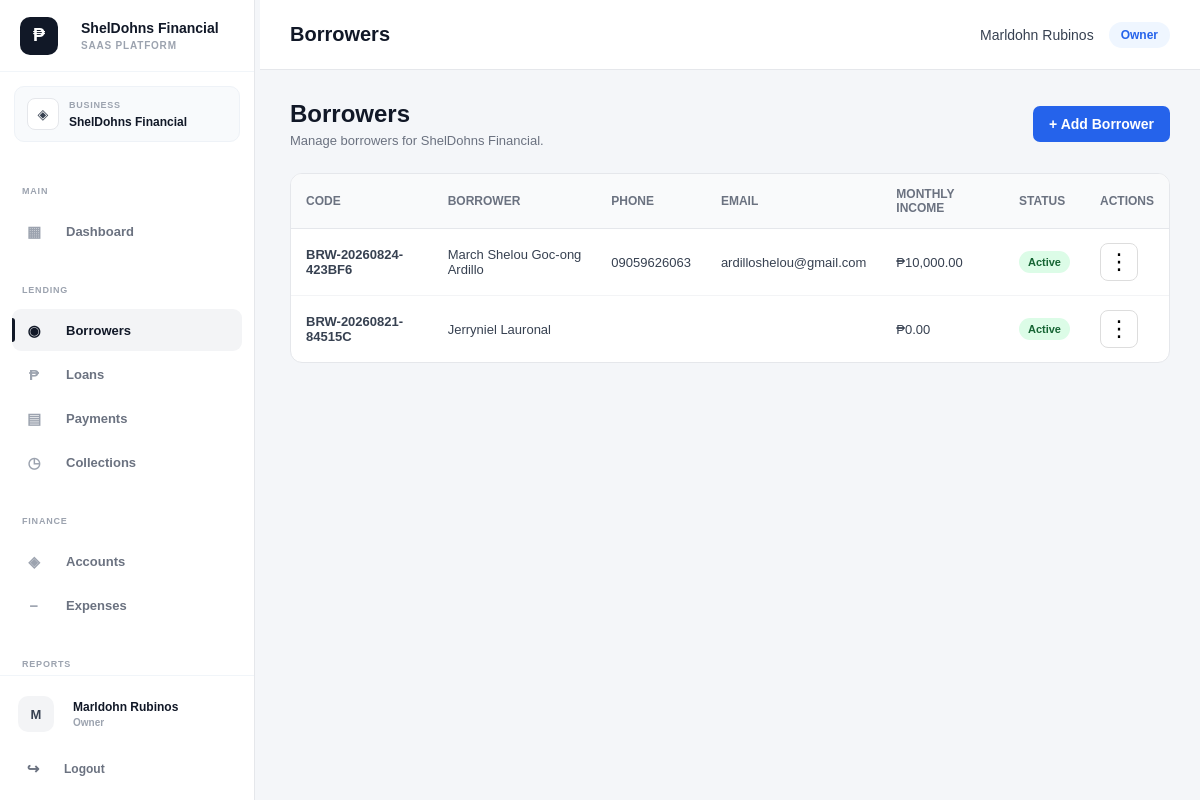
/public/index.php?url=borrowers (signed in), run on the app's committed database.
### tables this page shows
CREATE TABLE `borrowers` (
  `id` int(10) UNSIGNED NOT NULL,
  `business_id` int(10) UNSIGNED NOT NULL,
  `borrower_code` varchar(50) NOT NULL,
  `first_name` varchar(100) NOT NULL,
  `middle_name` varchar(100) DEFAULT NULL,
  `last_name` varchar(100) NOT NULL,
  `email` varchar(150) DEFAULT NULL,
  `phone` varchar(30) DEFAULT NULL,
  `date_of_birth` date DEFAULT NULL,
  `gender` enum('male','female','other') DEFAULT NULL,
  `address` text DEFAULT NULL,
  `city` varchar(100) DEFAULT NULL,
  `province` varchar(100) DEFAULT NULL,
  `postal_code` varchar(20) DEFAULT NULL,
  `occupation` varchar(150) DEFAULT NULL,
  `employer` varchar(150) DEFAULT NULL,
  `monthly_income` decimal(15,2) DEFAULT 0.00,
  `status` enum('active','inactive','blacklisted') NOT NULL DEFAULT 'active',
  `notes` text DEFAULT NULL,
  `created_by` int(10) UNSIGNED DEFAULT NULL,
  `created_at` timestamp NOT NULL DEFAULT current_timestamp(),
  `updated_at` timestamp NOT NULL DEFAULT current_timestamp() ON UPDATE current_timestamp()
);

### app/controllers/BorrowerController.php (called while the page is built, shortened)
<?php
class BorrowerController
{
    private Borrower $borrower;
    public function __construct()
    {
        $this->borrower = new Borrower();
    }
    private function requireBusiness(): int
    {
        $businessId = Auth::businessId();
        return (int)$businessId;
    }
    public function index(): void
    {
        $businessId = $this->requireBusiness();
        $user = Auth::user();
        $business = Auth::business();
        $tenantRole = Auth::tenantRole();
        $borrowers =
            $this->borrower
                ->getAllByBusiness(
                    $businessId
                );
        require APP_PATH .
            '/views/borrowers/index.php';
    }
}

### app/core/Auth.php (called while the page is built, shortened)
<?php
class Auth
{
    public static function check(): bool
    {
        return !empty($_SESSION['authenticated']);
    }
    public static function user(): ?array
    {
        return $_SESSION['user'] ?? null;
    }
    public static function businessId(): ?int
    {
        return (int) $_SESSION['business_id'];
    }
    public static function business(): ?array
    {
        return $_SESSION['business'] ?? null;
    }
    public static function tenantRole(): ?string
    {
        return $_SESSION['tenant_role'] ?? null;
    }
}

### app/core/Database.php (called while the page is built, shortened)
<?php
class Database
{
    private static ?PDO $instance = null;
    public static function getInstance(): PDO
    {
        if (self::$instance === null) {
            $host = '127.0.0.1';
            $port = '3306';
            $database = 'loan_management_db';
            $username = 'root';
            $password = '';
            $dsn = "mysql:host={$host};port={$port};dbname={$database};charset=utf8mb4";
            try {
                self::$instance = new PDO(
                    $dsn,
                    $username,
                    $password,
                    [
                        PDO::ATTR_ERRMODE => PDO::ERRMODE_EXCEPTION,
                        PDO::ATTR_DEFAULT_FETCH_MODE =>
                            PDO::FETCH_ASSOC,
                        PDO::ATTR_EMULATE_PREPARES => false
                    ]
                );
            } catch (PDOException $e) {
                die(
                    'Database connection failed: ' .
                    $e->getMessage()
                );
            }
        }
        return self::$instance;
    }
}

### app/models/Borrower.php (called while the page is built, shortened)
<?php
class Borrower
{
    private PDO $db;
    public function __construct()
    {
        $this->db =
            Database::getInstance();
    }
    public function getAllByBusiness(
        int $businessId
    ): array {
        $sql = "
            SELECT
                id,
                business_id,
                borrower_code,
                first_name,
                middle_name,
                last_name,
                email,
                phone,
                date_of_birth,
                gender,
                address,
                city,
                province,
                postal_code,
                occupation,
                employer,
                monthly_income,
                status,
                notes,
                created_by,
                created_at,
                updated_at
            FROM borrowers
            WHERE business_id = :business_id
            ORDER BY id DESC
        ";
        $stmt =
            $this->db->prepare($sql);
        $stmt->execute([
            ':business_id' =>
                $businessId
        ]);
        return $stmt->fetchAll(
            PDO::FETCH_ASSOC
        );
    }
}

### app/views/borrowers/index.php (the view, shortened to what this page needs)
<?php
$user = $user ?? Auth::user();
$business = $business ?? Auth::business();
$tenantRole = $tenantRole ?? Auth::tenantRole();
?>
<!DOCTYPE html>
<html lang="en">
<head>
    <link
        rel="stylesheet"
        href="assets/css/style.css"
    >
</head>
<body>
<?php
require APP_PATH .
    '/views/layouts/sidebar.php';
?>
<div class="main-content">
    <nav class="navbar">
        <div class="page-title">
            Borrowers
        </div>
        <div class="user-info">
            <span class="user-name">
                <?= htmlspecialchars(
                    $user['full_name']
                    ?? $user['username']
                    ?? 'User'
                ) ?>
            </span>
            <span class="badge">
                <?= htmlspecialchars(
                    $tenantRole
                    ?? 'User'
                ) ?>
            </span>
        </div>
    </nav>
    <div class="container">
        <div class="page-header">
            <div>
                <h1>
                    Borrowers
                </h1>
                <p>
                    Manage borrowers for
                    <?= htmlspecialchars(
                        $business['name']
                        ?? 'your business'
                    ) ?>.
                </p>
            </div>
            <div>
                <a
                    href="index.php?url=borrowers/create"
                    class="btn btn-primary"
                >
                    + Add Borrower
                </a>
            </div>
        </div>
        <?php if (empty($borrowers)): ?>
            <div class="form-card">
                <div class="empty-state">
                    <h3>
                        No Borrowers Found
                    </h3>
                    <p>
                        You haven't added any borrowers yet.
                    </p>
                    <br>
                    <a
                        href="index.php?url=borrowers/create"
                        class="btn btn-primary"
                    >
                        Add Your First Borrower
                    </a>
                </div>
            </div>
        <?php else: ?>
            <div class="table-container">
                <table>
                    <thead>
                        <tr>
                            <th>
                                Code
                            </th>
                            <th>
                                Borrower
                            </th>
                            <th>
                                Phone
                            </th>
                            <th>
                                Email
                            </th>
                            <th>
                                Monthly Income
                            </th>
                            <th>
                                Status
                            </th>
                            <th>
                                Actions
                            </th>
                        </tr>
                    </thead>
                    <tbody>
                    <?php foreach (
                        $borrowers
                        as $borrower
                    ): ?>
                        <?php
                        $borrowerId =
                            (int) (
                                $borrower['id']
                                ?? 0
                            );
                        $borrowerCode =
                            $borrower['borrower_code']
                            ?? '-';
                        $firstName =
                            $borrower['first_name']
                            ?? '';
                        $middleName =
                            $borrower['middle_name']
                            ?? '';
                        $lastName =
                            $borrower['last_name']
                            ?? '';
                        $borrowerName =
                            trim(
                                $firstName
                                . ' '
                                . $middleName
                                . ' '
                                . $lastName
                            );
                        $phone =
                            $borrower['phone']
                            ?? '-';
                        $email =
                            $borrower['email']
                            ?? '-';
                        $monthlyIncome =
                            (float) (
                                $borrower['monthly_income']
                                ?? 0
                            );
                        $status =
                            $borrower['status']
                            ?? 'active';
                        $statusClass =
                            'status-' . $status;
                        ?>
                        <tr>
                            <td>
                                <strong>
                                    <?= htmlspecialchars(
                                        $borrowerCode
                                    ) ?>
                                </strong>
                            </td>
                            <td>
                                <?= htmlspecialchars(
                                    $borrowerName
                                ) ?>
                            </td>
                            <td>
                                <?= htmlspecialchars(
                                    $phone
                                ) ?>
                            </td>
                            <td>
                                <?= htmlspecialchars(
                                    $email
                                ) ?>
                            </td>
                            <td>
                                ₱<?= number_format(
                                    $monthlyIncome,
                                    2
                                ) ?>
                            </td>
                            <td>
                                <span
                                    class="status <?= htmlspecialchars(
                                        $statusClass
                                    ) ?>"
                                >
                                    <?= htmlspecialchars(
                                        ucfirst($status)
                                    ) ?>
                                </span>
                            </td>
                            <td>
                                <div
                                    class="borrower-action-menu"
                                >
                                    <button
                                        type="button"
                                        class="borrower-action-button"
                                        onclick="toggleBorrowerActions(<?= $borrowerId ?>)"
                                        aria-label="Borrower actions"
                                        aria-expanded="false"
                                        data-borrower-id="<?= $borrowerId ?>"
                                    >
                                        ⋮
                                    </button>
                                </div>
                            </td>
                        </tr>
                    <?php endforeach; ?>
                    </tbody>
                </table>
            </div>
        <?php endif; ?>
    </div>
</div>
</body>
</html>

### public/assets/css/style.css (style rules this page uses)
* { box-sizing: border-box; }
html, body { margin: 0; padding: 0; min-height: 100%; font-family: Arial, Helvetica, sans-serif; color: #1f2937; }
html { width: 100%; }
body { min-height: 100vh; background: #f4f6f9; overflow-x: hidden; }
a { color: inherit; }
.btn { display: inline-flex; align-items: center; justify-content: center; padding: 10px 16px; border: none; border-radius: 7px; font-size: 14px; font-weight: 600; cursor: pointer; text-decoration: none; }
.btn-primary { background: #2563eb; color: #ffffff; }
.main-content { margin-left: 260px; min-height: 100vh; width: calc(100% - 260px); }
.navbar { height: 70px; background: #ffffff; border-bottom: 1px solid #e5e7eb; display: flex; align-items: center; justify-content: space-between; padding: 0 30px; position: sticky; top: 0; z-index: 100; }
.page-title { font-size: 20px; font-weight: 700; color: #111827; }
.user-info { display: flex; align-items: center; gap: 15px; font-size: 14px; }
.user-name { color: #374151; }
.badge { padding: 6px 12px; border-radius: 20px; background: #eff6ff; color: #2563eb; font-size: 12px; font-weight: 600; text-transform: capitalize; }
.container { padding: 30px; max-width: 1600px; margin: 0 auto; }
.table-container { width: 100%; overflow-x: auto; -webkit-overflow-scrolling: touch; background: #ffffff; border: 1px solid #e5e7eb; border-radius: 12px; }
table { width: 100%; border-collapse: collapse; }
table th { padding: 13px 15px; text-align: left; background: #f9fafb; border-bottom: 1px solid #e5e7eb; font-size: 12px; font-weight: 700; color: #6b7280; text-transform: uppercase; }
table td { padding: 14px 15px; border-bottom: 1px solid #f3f4f6; font-size: 13px; color: #374151; }
table tr:last-child td { border-bottom: none; }
.status { display: inline-flex; align-items: center; padding: 5px 9px; border-radius: 20px; font-size: 11px; font-weight: 600; }
.status-active { background: #dcfce7; color: #166534; }
.page-header { display: flex; align-items: center; justify-content: space-between; margin-bottom: 25px; }
.page-header h1 { margin: 0; font-size: 24px; color: #111827; }
.page-header p { margin: 5px 0 0; color: #6b7280; font-size: 13px; }

### app/views/borrowers/index.php (style rules this page uses)
.borrower-action-menu { position: relative; display: inline-block; }
.borrower-action-button { width: 38px; height: 38px; border: 1px solid #ddd; background: #fff; border-radius: 8px; cursor: pointer; font-size: 22px; line-height: 1; display: flex; align-items: center; justify-content: center; transition: all 0.2s ease; }

### data on the page
borrowers: borrower_code "BRW-20260824-423BF6", borrowerName "March Shelou Goc-ong Ardillo", phone "09059626063", email "ardilloshelou@gmail.com", monthly_income "10,000.00", status "Active"
borrowers: borrower_code "BRW-20260821-84515C", borrowerName "Jerryniel Lauronal", monthly_income "0.00", status "Active"

### other printed values
$sidebarBrandName "ShelDohns Financial"
$sidebarBrandTagline "SAAS PLATFORM"
$business['name'] "ShelDohns Financial"
$avatarLetter "M"
$displayName "Marldohn Rubinos"
$displayRole "Owner"
$user['full_name'] "Marldohn Rubinos"
$tenantRole "Owner"
